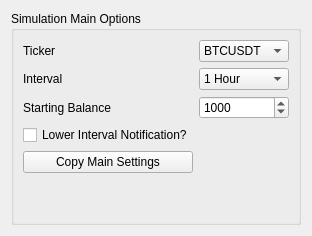
         <widget class="QWidget" name="simulationMainTab">
          <attribute name="title">
           <string>Main</string>
          </attribute>
          <layout class="QGridLayout" name="gridLayout_22">
           <item row="0" column="0">
            <widget class="QGroupBox" name="simulationMainOptions">
             <property name="sizePolicy">
              <sizepolicy hsizetype="Preferred" vsizetype="Preferred">
               <horstretch>0</horstretch>
               <verstretch>0</verstretch>
              </sizepolicy>
             </property>
             <property name="title">
              <string>Simulation Main Options</string>
             </property>
             <layout class="QGridLayout" name="gridLayout_32">
              <item row="0" column="0">
               <widget class="QLabel" name="simulationTickerLabel">
                <property name="sizePolicy">
                 <sizepolicy hsizetype="Fixed" vsizetype="Preferred">
                  <horstretch>0</horstretch>
                  <verstretch>0</verstretch>
                 </sizepolicy>
                </property>
                <property name="text">
                 <string>Ticker</string>
                </property>
               </widget>
              </item>
              <item row="0" column="1">
               <widget class="QComboBox" name="simulationTickerComboBox">
                <property name="sizePolicy">
                 <sizepolicy hsizetype="Preferred" vsizetype="Fixed">
                  <horstretch>0</horstretch>
                  <verstretch>0</verstretch>
                 </sizepolicy>
                </property>
                <item>
                 <property name="text">
                  <string>BTCUSDT</string>
                 </property>
                </item>
               </widget>
              </item>
              <item row="1" column="1">
               <widget class="QComboBox" name="simulationIntervalComboBox">
                <property name="currentText">
                 <string>1 Hour</string>
                </property>
                <item>
                 <property name="text">
                  <string>1 Hour</string>
                 </property>
                </item>
                <item>
                 <property name="text">
                  <string>2 Hours</string>
                 </property>
                </item>
                <item>
                 <property name="text">
                  <string>4 Hours</string>
                 </property>
                </item>
                <item>
                 <property name="text">
                  <string>6 Hours</string>
                 </property>
                </item>
                <item>
                 <property name="text">
                  <string>8 Hours</string>
                 </property>
                </item>
                <item>
                 <property name="text">
                  <string>12 Hour</string>
                 </property>
                </item>
                <item>
                 <property name="text">
                  <string>1 Day</string>
                 </property>
                </item>
                <item>
                 <property name="text">
                  <string>3 Days</string>
                 </property>
                </item>
                <item>
                 <property name="text">
                  <string>1 Minute</string>
                 </property>
                </item>
                <item>
                 <property name="text">
                  <string>3 Minutes</string>
                 </property>
                </item>
                <item>
                 <property name="text">
                  <string>5 Minutes</string>
                 </property>
                </item>
                <item>
                 <property name="text">
                  <string>15 Minutes</string>
                 </property>
                </item>
                <item>
                 <property name="text">
                  <string>30 Minutes</string>
                 </property>
                </item>
               </widget>
              </item>
              <item row="1" column="0">
               <widget class="QLabel" name="simulationIntervalLabel">
                <property name="sizePolicy">
                 <sizepolicy hsizetype="Fixed" vsizetype="Preferred">
                  <horstretch>0</horstretch>
                  <verstretch>0</verstretch>
                 </sizepolicy>
                </property>
                <property name="text">
                 <string>Interval</string>
                </property>
               </widget>
              </item>
              <item row="2" column="0">
               <widget class="QLabel" name="simulationStartingBalance">
                <property name="sizePolicy">
                 <sizepolicy hsizetype="Fixed" vsizetype="Preferred">
                  <horstretch>0</horstretch>
                  <verstretch>0</verstretch>
                 </sizepolicy>
                </property>
                <property name="text">
                 <string>Starting Balance</string>
                </property>
               </widget>
              </item>
              <item row="5" column="1">
               <spacer name="verticalSpacer_9">
                <property name="orientation">
                 <enum>Qt::Vertical</enum>
                </property>
                <property name="sizeHint" stdset="0">
                 <size>
                  <width>20</width>
                  <height>40</height>
                 </size>
                </property>
               </spacer>
              </item>
              <item row="4" column="0">
               <widget class="QPushButton" name="simulationCopySettingsButton">
                <property name="text">
                 <string>Copy Main Settings</string>
                </property>
               </widget>
              </item>
              <item row="2" column="1">
               <widget class="QSpinBox" name="simulationStartingBalanceSpinBox">
                <property name="sizePolicy">
                 <sizepolicy hsizetype="Minimum" vsizetype="Fixed">
                  <horstretch>0</horstretch>
                  <verstretch>0</verstretch>
                 </sizepolicy>
                </property>
                <property name="toolTip">
                 <string>Starting balance for simulation. Minimum possible value is $100.</string>
                </property>
                <property name="minimum">
                 <number>100</number>
                </property>
                <property name="maximum">
                 <number>99999999</number>
                </property>
                <property name="singleStep">
                 <number>25</number>
                </property>
                <property name="value">
                 <number>1000</number>
                </property>
               </widget>
              </item>
              <item row="3" column="0">
               <widget class="QCheckBox" name="lowerIntervalSimulationCheck">
                <property name="text">
                 <string>Lower Interval Notification?</string>
                </property>
               </widget>
              </item>
             </layout>
            </widget>
           </item>
          </layout>
         </widget>
